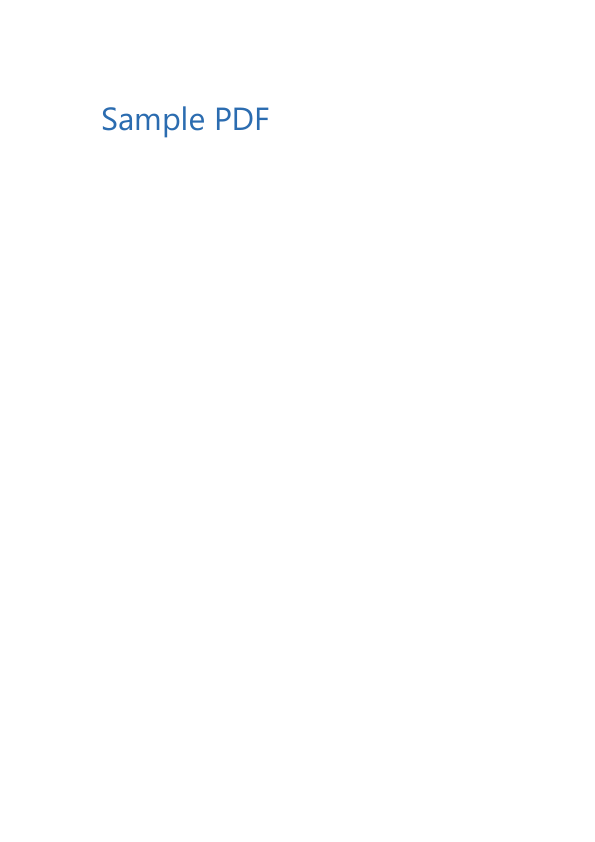

Write Python code to recreate this figure.
import fitz
import os

doc = fitz.open()
page = doc.new_page()
archive = fitz.Archive('C:/Windows/Fonts')
html = """
<style>
@font-face {
  font-family: "F1";
  src: url("segoeui.ttf");
}
</style>
<div style="font-family: 'F1'; font-size: 32pt; color: #2b6cb0;">
Sample PDF
</div>
"""
res = page.insert_htmlbox(fitz.Rect(100, 100, 500, 300), html, archive=archive)
pix = page.get_pixmap()
pix.save('scratch/test_htmlbox.png')
print('insert_htmlbox res:', res)
